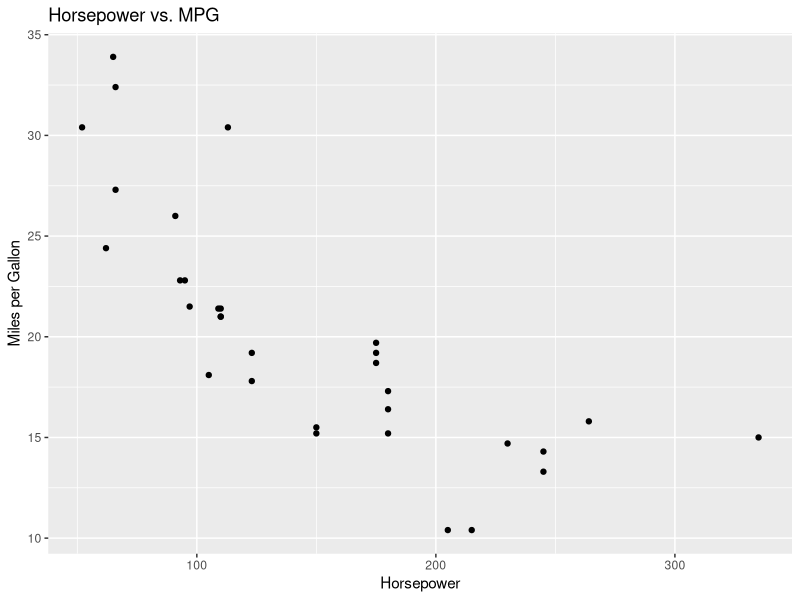

The R script that drew this image:
# install.packages("dplyr")   # use if libraries not installed 
# install.packages("ggplot2")
# install.packages("tidyr")
# install.packages("data.table")
# install.packages("caret")

library(dplyr)
# Filter cars with mpg greater than 20
filtered_data <- mtcars %>%
  filter(mpg > 20)

print(filtered_data)


library(ggplot2)
# Scatter plot of mpg vs. hp
ggplot(mtcars, aes(x = hp, y = mpg)) +
  geom_point() +
  labs(title = "Horsepower vs. MPG",
       x = "Horsepower",
       y = "Miles per Gallon")


library(tidyr)
# Sample messy dataset
data <- data.frame(
  id = 1:3,
  year_2023 = c(10, 15, 20),
  year_2024 = c(25, 30, 35)
)
# Transform data to a tidy format
tidy_data <- data %>%
  pivot_longer(cols = starts_with("year"),
               names_to = "year",
               values_to = "value")

print(tidy_data)


library(data.table)
# Create a data.table
data <- data.table(mtcars)
# Calculate mean mpg by number of cylinders
result <- data[, .(mean_mpg = mean(mpg)), by = cyl]
print(result)


library(caret)
# Splitting data into training and testing sets
data <- mtcars
set.seed(123)
trainIndex <- createDataPartition(data$mpg, p = 0.8, list = FALSE)
train_data <- data[trainIndex, ]
test_data  <- data[-trainIndex, ]
# Train a linear regression model
model <- train(mpg ~ hp + wt, data = train_data, method = "lm")
print(summary(model))
